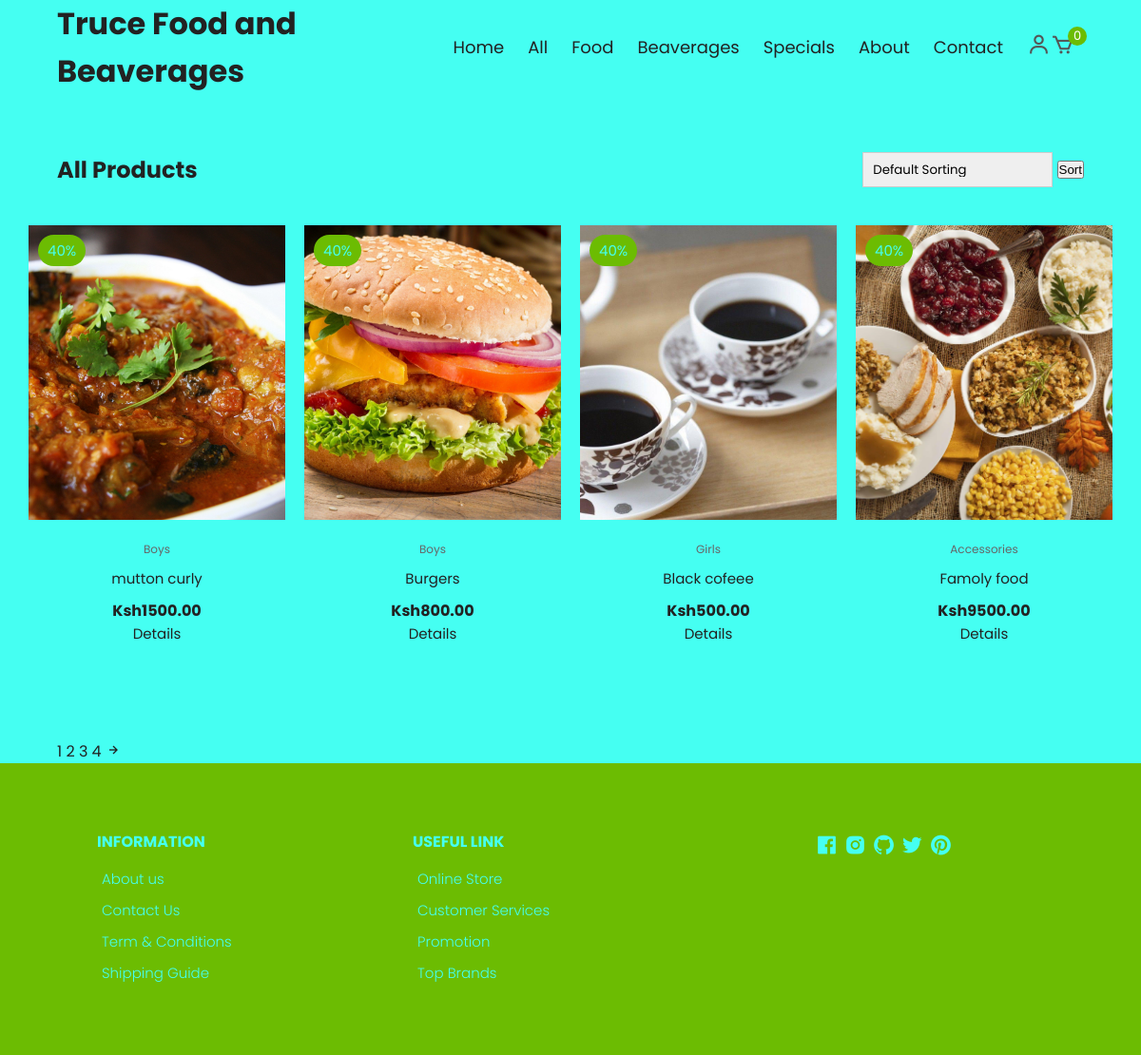
/products.php, run on the app's committed database.
### tables this page shows
CREATE TABLE `products` (
  `product_id` int(11) NOT NULL,
  `name` varchar(255) NOT NULL,
  `category` varchar(100) NOT NULL,
  `description` text DEFAULT NULL,
  `price` decimal(10,2) NOT NULL,
  `quantity` int(11) NOT NULL DEFAULT 0,
  `image` varchar(500) DEFAULT NULL,
  `image_data` longblob DEFAULT NULL,
  `image_type` varchar(50) DEFAULT NULL,
  `created_at` timestamp NOT NULL DEFAULT current_timestamp(),
  `updated_at` timestamp NOT NULL DEFAULT current_timestamp() ON UPDATE current_timestamp()
);

### products.php (the view, shortened to what this page needs)
<?php
require 'db_connection.php';
$sort = isset($_GET['sort']) ? $_GET['sort'] : 'default';
$query = "SELECT * FROM products";
if ($stmt = $conn->prepare($query)) {
    $stmt->execute();
    $result = $stmt->get_result();
}
?>
<!DOCTYPE html>
<html lang="en">
<head>
    <link rel="stylesheet" href="https://cdn.jsdelivr.net/npm/boxicons@latest/css/boxicons.min.css" />
    <link rel="stylesheet" href="style.css" />
</head>
<body>
    <div class="navigation">
        <div class="nav-center container d-flex">
            <a href="index.html" class="logo"><h1>Truce Food and Beaverages</h1></a>
            <ul class="nav-list d-flex">
                <li class="nav-item"><a href="index.html" class="nav-link">Home</a></li>
                <li class="nav-item"><a href="products.php?category=all" class="nav-link">All</a></li>
                <li class="nav-item"><a href="products.php?category=Girls" class="nav-link">Food</a></li>
                <li class="nav-item"><a href="products.php?category=Boys" class="nav-link">Beaverages</a></li>
                <li class="nav-item"><a href="products.php?category=Accessories" class="nav-link">Specials</a></li>
                <li class="nav-item"><a href="#about" class="nav-link">About</a></li>
                <li class="nav-item"><a href="#contact" class="nav-link">Contact</a></li>
                <li class="icons d-flex">
                    <a href="login.html" class="icon"><i class="bx bx-user"></i></a>
                    <a href="cart.php" class="icon"><i class="bx bx-cart"></i><span class="d-flex">0</span></a>
                </li>
            </ul>
        </div>
    </div>
    <section class="section all-products" id="products">
        <div class="top container">
            <h1>All Products</h1>
            <form method="GET">
                <select name="sort">
                    <option value="default" <?php if ($sort == 'default') echo 'selected'; ?>>Default Sorting</option>
                </select>
                <button type="submit">Sort</button>
            </form>
        </div>
        <div class="product-center container">
            <?php
            if ($result->num_rows > 0) {
                while ($row = $result->fetch_assoc()) {
                    $image_path = $row['image'];
                    echo '
                    <div class="product-item">
                        <div class="overlay">
                            <a href="productDetails.php?product_id=' . htmlspecialchars($row['product_id']) . '" class="product-thumb">
                                <img src="' . htmlspecialchars($image_path) . '" alt="' . htmlspecialchars($row['name']) . '" />
                            </a>
                            <span class="discount">40%</span>
                        </div>
                        <div class="product-info">
                            <span>' . htmlspecialchars($row['category']) . '</span>
                            <a href="productDetails.php?product_id=' . htmlspecialchars($row['product_id']) . '">' . htmlspecialchars($row['name']) . '</a>
                            <h4>Ksh' . htmlspecialchars($row['price']) . '</h4>
                            <a href="productDetails.php?product_id=' . htmlspecialchars($row['product_id']) . '" class="details-button">Details</a>
                        </div>
                        <ul class="icons">
                            <li><a href="productDetails.php?product_id=' . htmlspecialchars($row['product_id']) . '" class="icon"><i class="bx bx-cart"></i></a></li>
                        </ul>
                    </div>';
                }
            } else {
                echo "<p>No products found.</p>";
            }
            ?>
        </div>
    </section>
    <section class="pagination">
        <div class="container">
            <span>1</span> <span>2</span> <span>3</span> <span>4</span>
            <span><i class="bx bx-right-arrow-alt"></i></span>
        </div>
    </section>
    <footer class="footer">
        <div class="row">
            <div class="col d-flex">
                <h4>INFORMATION</h4>
                <a href="">About us</a>
                <a href="">Contact Us</a>
                <a href="">Term & Conditions</a>
                <a href="">Shipping Guide</a>
            </div>
            <div class="col d-flex">
                <h4>USEFUL LINK</h4>
                <a href="">Online Store</a>
                <a href="">Customer Services</a>
                <a href="">Promotion</a>
                <a href="">Top Brands</a>
            </div>
            <div class="col d-flex">
                <span><i class="bx bxl-facebook-square"></i></span>
                <span><i class="bx bxl-instagram-alt"></i></span>
                <span><i class="bx bxl-github"></i></span>
                <span><i class="bx bxl-twitter"></i></span>
                <span><i class="bx bxl-pinterest"></i></span>
            </div>
        </div>
    </footer>
</body>
</html>

### style.css (style rules this page uses)
*, *::before, *::after { margin: 0; padding: 0; box-sizing: border-box; }
:root { --white: #45fff2; --black: #222; --green: #6cbc02; --grey: #f0f0f0; --grey2: #e9d7d3; }
html { font-size: 62.5%; }
body { font-family: "Poppins", sans-serif; font-size: 1.6rem; background-color: var(--white); color: var(--black); font-weight: 400; font-style: normal; }
a { text-decoration: none; color: inherit; }
li { list-style-type: none; }
.container { max-width: 114rem; margin: 0 auto; padding: 0 3rem; }
.d-flex { display: flex; align-items: center; }
.navigation { height: 6rem; line-height: 5rem; }
.nav-center { justify-content: space-between; display: flex; align-items: center; }
.nav-list { display: flex; }
.nav-list .nav-item:not(:last-child) { margin-right: 0.5rem; }
.nav-list .nav-link { font-size: 1.8rem; padding: 1rem; }
.icons { cursor: pointer; font-size: 2.5rem; padding: 0 1rem; color: #555; position: relative; }
.icons span { position: absolute; top: 3px; right: -3px; background-color: var(--green); color: white; border-radius: 50%; font-size: 1.3rem; height: 2rem; width: 2rem; display: flex; justify-content: center; align-items: center; }
.section { padding: 10rem 0 5rem 0; overflow: hidden; }
.product-center { display: flex; align-items: center; justify-content: center; flex-wrap: wrap; max-width: 120rem; margin: 0 auto; padding: 0 2rem; }
.product-item { position: relative; width: 27rem; margin: 0 auto; margin-bottom: 3rem; }
.product-thumb img { width: 100%; height: 31rem; object-fit: cover; transition: all 500ms linear; }
.product-info { padding: 1rem; text-align: center; }
.product-info span { display: inline-block; font-size: 1.2rem; color: #666; margin-bottom: 1rem; }
.product-info a { font-size: 1.5rem; display: block; margin-bottom: 1rem; transition: all 300ms ease; }
.product-item .icons { position: absolute; left: 50%; top: 35%; transform: translateX(-50%); display: flex; align-items: center; }
.product-item .overlay { position: relative; overflow: hidden; cursor: pointer; width: 100%; }
.product-item .overlay::after { content: ''; position: absolute; top: 0; left: 0; width: 100%; height: 100%; background-color: rgba(0, 0, 0, 0.5); visibility: hidden; opacity: 0; transition: 300ms ease-out; }
.product-item .discount { position: absolute; top: 1rem; left: 1rem; background-color: var(--green); padding: 0.5rem 1rem; color: var(--white); border-radius: 2rem; font-size: 1.5rem; }
.footer { padding: 7rem 1rem; background-color: var(--green); }
footer .row { display: grid; grid-template-columns: 1fr 1fr 1fr; max-width: 99.6rem; margin: 0 auto; }
.footer .col { flex-direction: column; color: var(--white); align-items: flex-start; }
.footer .col:last-child { flex-direction: row; justify-content: center; }
.footer .col:last-child span { font-size: 2.5rem; margin-right: 0.5rem; color: var(--white); }
.footer .col a { color: var(--white); font-size: 1.5rem; padding: 0.5rem; font-weight: 300; }
.footer .col h4 { margin-bottom: 1rem; }
.section .top { display: flex; align-items: center; justify-content: space-between; margin-bottom: 4rem; }
.all-products .top select { font-family: 'Poppins', sans-serif; width: 20rem; padding: 1rem; border: 1px solid #ccc; appearance: none; outline: none; }
form { position: relative; z-index: 1; }

### data on the page
products: image (picture), category "Boys", name "mutton curly", price "1500.00"
products: image (picture), category "Boys", name "Burgers", price "800.00"
products: image (picture), category "Girls", name "Black cofeee", price "500.00"
products: image (picture), category "Accessories", name "Famoly food", price "9500.00"
